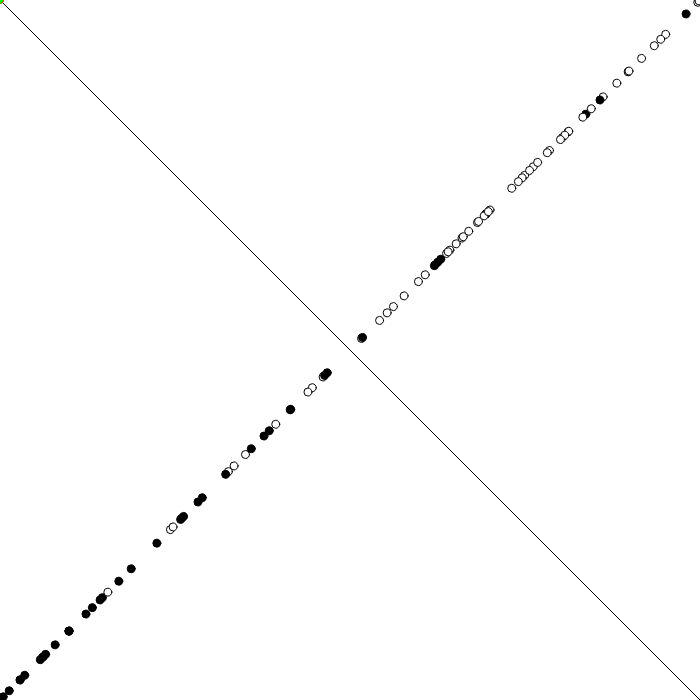
Frame 1 (no input)
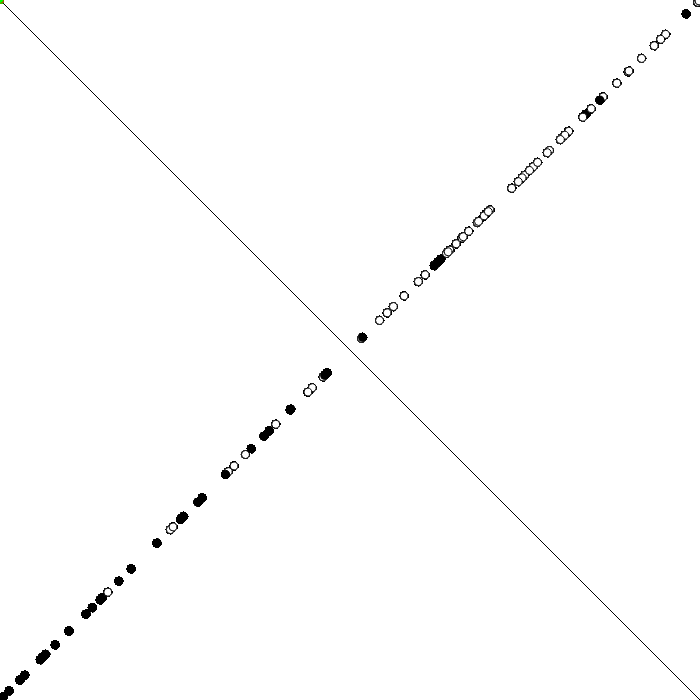
Frame 60 (no input)
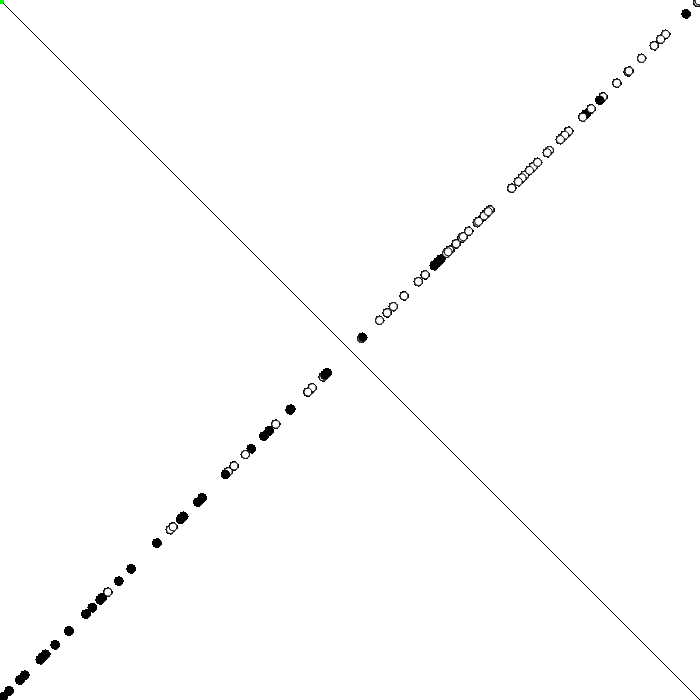
Frame 120 (the mouse pressed at the canvas centre since frame 60)

The p5.js sketch that drew these frames (run headless with seeded random() and noise() and a simulated clock; from frame 60 on, the mouse is pressed at the canvas centre):

// p5.js sketch
// ── sketch.js
let brain;
let n = 100;
let points = new Array(n);






function setup(){
  createCanvas(700,700);
  background(255);


  brain = new Perceptron();
  let inputs = [-1,0.5];
  let guess = brain.guess(inputs);

  console.log(guess);


  for (var i = 0; i < points.length; i++) {
    points[i] = new Point();
  }
  //console.log(points);
}


function draw(){
  //noLoop();

  line(0,0,width,height);

  for (var i = 0; i < points.length; i++) {
    points[i].show();
  }

  for (let j = 0; j < points.length;j++) {
    let pt = points[j];
    //console.log(pt);
    let inputs = [pt.x,pt.y];
    let target = pt.label;
    //brain.train(inputs,target);

    let guess = brain.guess(inputs);
    if(guess == target){
      fill(0,255,0);
    }else{
      fill(255,0,0);
    }

    noStroke();
    ellipse(pt.x,pt.y,5,5);
  }
}

function mousePressed(){
  for (let j = 0; j < points.length;j++) {
    let pt = points[j];
    let inputs = [pt.x,pt.y];
    let target = pt.label;
    brain.train(inputs,target);
  }
}

// ── Perceptron.js
/*
* Activation Function
*/
function sign(n){
  if(n>=0){
    return 1;
  }
  return -1;
}

class Perceptron{

  constructor(){
    this.weights= new Array(2);
    this.lr = 0.01;


    for (let i = 0; i < this.weights.length; i++) {
      this.weights[i] = random(-1,1);
    }
  }




  guess(inputs){
    let sum = 0;
    for (var i = 0; i < this.weights.length; i++) {
      sum += inputs[i] * this.weights[i];
    }
    let output  = sign(sum);
    return output;
  }



  train(inputs, target){
    let gu = this.guess(inputs);
    let err = target - gu;

    for (var i = 0; i < this.weights.length; i++) {
      this.weights[i] += err*inputs[i]*this.lr;
    }
  }

}

// ── Training.js


class Point{
  static f(x){
    return -0.3*x + 0.5;
  }

  constructor(x_,y_){
    this.x = random(-1,1) || x_;
    this.y = random(-1,1) || y_;


      if (this.x>this.y) {
        this.label = 1;
      }else{
        this.label = -1;
      }
  }

  show(){
    stroke(0);
    if (this.label==1) {
      fill(255);
    }else{
      fill(0);
    }


    ellipse(this.pixelX,this.pixelY,8,8);
  }

  get pixelX(){
    return map(this.x,-1,1,0,width);
  }

  get pixelY(){
    return map(this.x,-1,1,height,0);
  }

}
